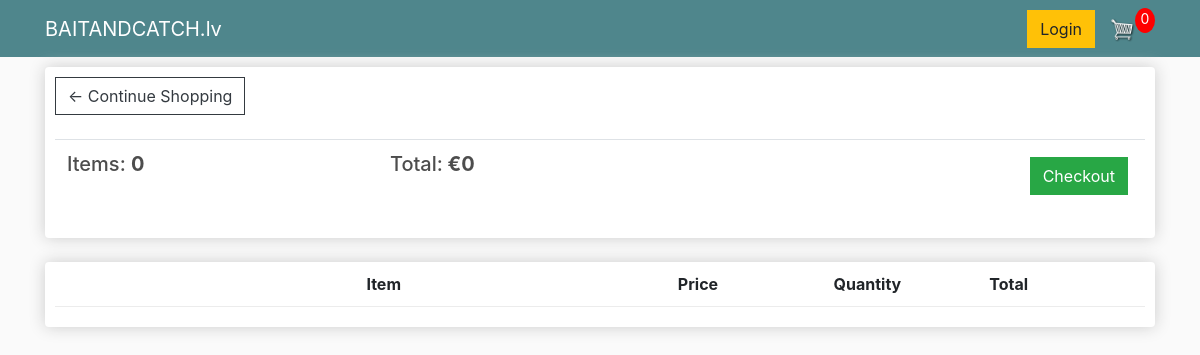
Before: /cart/ with the older database file.
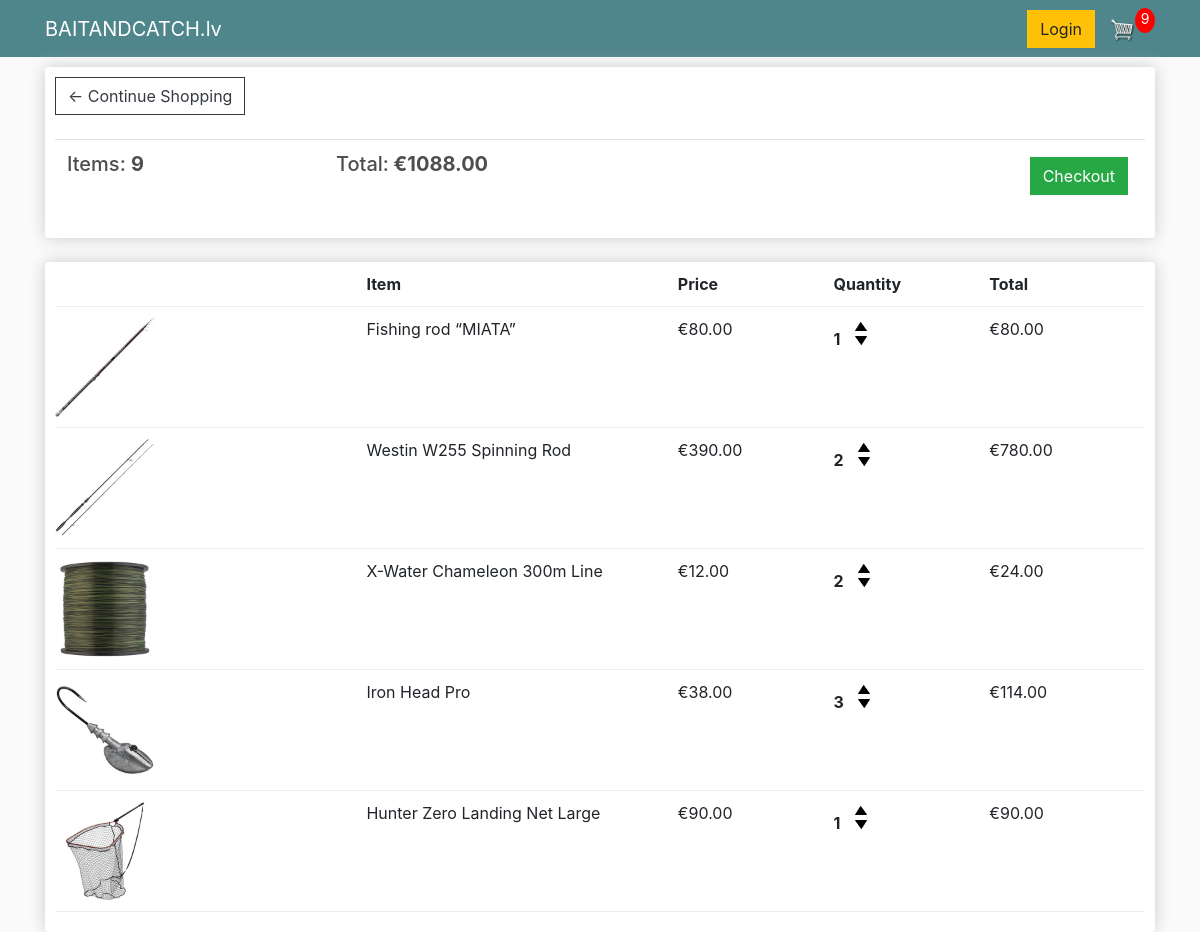
After: the same page with the newer database file.
### homepage/models.py (models this page shows, shortened)
class Order(models.Model):
    date_ordered = models.DateTimeField(auto_now_add=True)
    transaction_id = models.CharField(max_length=100, null=True)
    @property
    def get_cart_total(self):
        orderitems = self.orderitem_set.all()
        total = sum([item.get_total for item in orderitems])
        return total
    @property
    def get_cart_items(self):
        orderitems = self.orderitem_set.all()
        total = sum([item.quantity for item in orderitems])
        return total

class OrderItem(models.Model):
    item = models.ForeignKey(Item, on_delete=models.SET_NULL, null=True)
    order = models.ForeignKey(Order, on_delete=models.SET_NULL, null=True)
    quantity = models.IntegerField(default=0, null=True, blank=True)
    date_added = models.DateTimeField(auto_now_add=True)
    @property
    def get_total(self):
        total = self.item.price * self.quantity
        return total

class Item(models.Model):
    name = models.CharField(max_length=256)
    description = models.CharField(max_length=2000)
    price = models.DecimalField(decimal_places=2,max_digits=10)
    image = models.ImageField(upload_to='products/')

### homepage/views.py (the view)
# urls.py: re_path(r'^cart/$',views.cart,name='cart'),
def cart(request):
    order, created = models.Order.objects.get_or_create()
    items = order.orderitem_set.all()
    cartitems = order.get_cart_items
    context = {'items':items, 'order':order, 'cartitems':cartitems}
    return render(request, 'homepage/cart.html', context)

### homepage/templates/homepage/cart.html
{% extends "homepage/homepage_base.html" %}
{% load static %}
{% block body_block %}
<div class="row">
<div class="col-lg-12">
  <div class="box-element">
    <a  class="btn btn-outline-dark" href="{% url 'homepage:index' %}">&#x2190; Continue Shopping</a>
    <br>
    <br>
    <table class="table">
      <tr>
        <th><h5>Items: <strong>{{order.get_cart_items}}</strong></h5></th>
        <th><h5>Total:<strong> €{{order.get_cart_total}}</strong></h5></th>
        <th>
          <a  style="float:right; margin:5px;" class="btn btn-success" href="{% url 'homepage:checkout' %}">Checkout</a>
        </th>
      </tr>
    </table>
  </div>
  <br>
  <div class="box-element">
    <div class="cart-row">
      <div style="flex:2"></div>
      <div style="flex:2"><strong>Item</strong></div>
      <div style="flex:1"><strong>Price</strong></div>
      <div style="flex:1"><strong>Quantity</strong></div>
      <div style="flex:1"><strong>Total</strong></div>
    </div>
    {% for item in items %}
    <div class="cart-row">
      <div style="flex:2"><img class="row-image" src="{{item.item.image.url}}"></div>
      <div style="flex:2"><p>{{item.item.name}}</p></div>
      <div style="flex:1"><p>€{{item.item.price|floatformat:2}}</p></div>
      <div style="flex:1">
        <p class="quantity">{{item.quantity}}</p>
        <div class="quantity">
          <img data-product={{item.item.id}} data-action="add" class="chg-quantity update-cart" src="{% static  'images/arrow-up.png' %}">
          <img data-product={{item.item.id}} data-action="remove" class="chg-quantity update-cart" src="{% static  'images/arrow-down.png' %}">
        </div>
      </div>
      <div style="flex:1"><p>€{{item.get_total}}</p></div>
    </div>
    {% endfor %}
  </div>
</div>
</div>
{% endblock %}

### homepage/templates/homepage/homepage_base.html (shortened to what this page needs)
<!DOCTYPE html>
{% load static %}
<html lang="en" dir="ltr">
  <head>
    <link rel="stylesheet" href="https://stackpath.bootstrapcdn.com/bootstrap/4.4.1/css/bootstrap.min.css">
    <link rel="stylesheet" href="{% static "css/styles.css" %}">
  </head>
  <body>
    <nav class="navbar navbar-expand-lg navbar-dark bg-dark">
      <div class="container">
	  <a class="navbar-brand" href="{% url 'homepage:index' %}">BAITANDCATCH.lv</a>
	  <div class="collapse navbar-collapse" id="navbarSupportedContent">
	    <div class="form-inline my-2 my-lg-0">
	     	<a href="{% url 'admin:index' %}"class="btn btn-warning">Login</a>
	     	<a href="{% url 'homepage:cart' %}">
	    		<img  id="cart-icon" src="{% static 'images/cart.png' %}">
	    	</a>
	    	<p id="cart-total">{{cartitems}}</p>
	    </div>
	  </div>
	</nav>
<div class="container">
  {% block body_block %}
  {% endblock %}
</div>
  </body>
</html>

### static/css/styles.css (style rules this page uses)
body { background-color: hsl(0, 0%, 98%); }
h1,h2,h3,h4,h5,h6 { color:hsl(0, 0%, 30%); }
.box-element { box-shadow:hsl(0, 0%, 80%) 0 0 16px; background-color: #fff; border-radius: 4px; padding: 10px; }
.bg-dark { background-color: #4f868c!important; }
#cart-icon { width:25px; display: inline-block; margin-left: 15px; }
#cart-total { display: block; text-align: center; color:#fff; background-color: red; width: 20px; height: 25px; border-radius: 50%; font-size: 14px; }
.col-lg-4, .col-lg-6, .col-lg-8, .col-lg-12 { margin-top: 10px; }
.btn { border-radius: 0; }
.row-image { width: 100px; }
.cart-row { display: flex; align-items: flex-stretch; padding-bottom: 10px; margin-bottom: 10px; border-bottom: 1px solid #ececec; }
.quantity { display: inline-block; font-weight: 700; padding-right:10px; }
.chg-quantity { width: 12px; cursor: pointer; display: block; margin-top: 5px; transition:.1s; }

Changed rows visible on the page:
computed for Order: get_cart_items "0" → "9"; get_cart_total "0" → "1088.00"
added OrderItem: item.image (picture), item.name "Fishing rod “MIATA”", item.price "80.00", quantity "1", get_total "80.00"
added OrderItem: item.image (picture), item.name "Westin W255 Spinning Rod", item.price "390.00", quantity "2", get_total "780.00"
added OrderItem: item.image (picture), item.name "X-Water Chameleon 300m Line", item.price "12.00", quantity "2", get_total "24.00"
added OrderItem: item.image (picture), item.name "Iron Head Pro", item.price "38.00", quantity "3", get_total "114.00"
added OrderItem: item.image (picture), item.name "Hunter Zero Landing Net Large", item.price "90.00", quantity "1", get_total "90.00"
Other visible differences:
{{ cartitems }}: "0" → "9"
